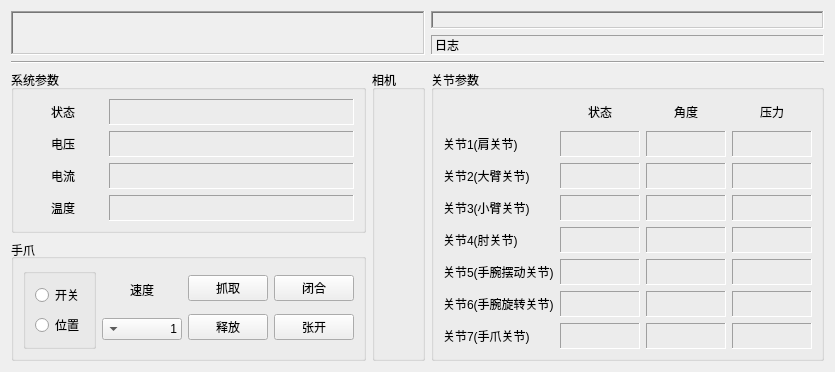
      <widget class="QWidget" name="tab_3">
       <attribute name="icon">
        <iconset resource="res.qrc">
         <normaloff>:/images/ivision 智能视觉.png</normaloff>:/images/ivision 智能视觉.png</iconset>
       </attribute>
       <attribute name="title">
        <string>视觉控制</string>
       </attribute>
       <layout class="QGridLayout" name="gridLayout_3">
        <item row="2" column="0" colspan="3">
         <widget class="Line" name="line_2">
          <property name="frameShadow">
           <enum>QFrame::Sunken</enum>
          </property>
          <property name="lineWidth">
           <number>1</number>
          </property>
          <property name="orientation">
           <enum>Qt::Horizontal</enum>
          </property>
         </widget>
        </item>
        <item row="3" column="1" rowspan="2">
         <widget class="QGroupBox" name="groupBox_11">
          <property name="title">
           <string>相机</string>
          </property>
         </widget>
        </item>
        <item row="0" column="2">
         <widget class="QLabel" name="label_rightCameraGraph">
          <property name="autoFillBackground">
           <bool>true</bool>
          </property>
          <property name="frameShape">
           <enum>QFrame::WinPanel</enum>
          </property>
          <property name="frameShadow">
           <enum>QFrame::Sunken</enum>
          </property>
          <property name="text">
           <string/>
          </property>
         </widget>
        </item>
        <item row="4" column="0">
         <widget class="QGroupBox" name="groupBox_10">
          <property name="sizePolicy">
           <sizepolicy hsizetype="Fixed" vsizetype="Fixed">
            <horstretch>0</horstretch>
            <verstretch>0</verstretch>
           </sizepolicy>
          </property>
          <property name="acceptDrops">
           <bool>true</bool>
          </property>
          <property name="title">
           <string>手爪</string>
          </property>
          <property name="alignment">
           <set>Qt::AlignLeading|Qt::AlignLeft|Qt::AlignVCenter</set>
          </property>
          <property name="flat">
           <bool>false</bool>
          </property>
          <property name="checkable">
           <bool>false</bool>
          </property>
          <layout class="QGridLayout" name="gridLayout_7">
           <property name="sizeConstraint">
            <enum>QLayout::SetDefaultConstraint</enum>
           </property>
           <item row="0" column="0">
            <layout class="QHBoxLayout" name="horizontalLayout_25">
             <item>
              <widget class="QGroupBox" name="groupBox">
               <property name="flat">
                <bool>false</bool>
               </property>
               <layout class="QVBoxLayout" name="verticalLayout_13">
                <item>
                 <widget class="QRadioButton" name="radioButton_gripperOpenLoopMode">
                  <property name="layoutDirection">
                   <enum>Qt::LeftToRight</enum>
                  </property>
                  <property name="autoFillBackground">
                   <bool>false</bool>
                  </property>
                  <property name="text">
                   <string>开关</string>
                  </property>
                 </widget>
                </item>
                <item>
                 <widget class="QRadioButton" name="radioButton_gripperClosedLoopMode">
                  <property name="text">
                   <string>位置</string>
                  </property>
                 </widget>
                </item>
               </layout>
              </widget>
             </item>
             <item>
              <layout class="QVBoxLayout" name="verticalLayout_14">
               <item>
                <widget class="QPushButton" name="pushButton_gripperSpeedLevel">
                 <property name="text">
                  <string>速度</string>
                 </property>
                 <property name="icon">
                  <iconset resource="res.qrc">
                   <normaloff>:/images/速度_speed8.png</normaloff>:/images/速度_speed8.png</iconset>
                 </property>
                 <property name="flat">
                  <bool>true</bool>
                 </property>
                </widget>
               </item>
               <item>
                <widget class="QComboBox" name="comboBox_gripperSpeedLevel">
                 <property name="sizePolicy">
                  <sizepolicy hsizetype="Preferred" vsizetype="Fixed">
                   <horstretch>0</horstretch>
                   <verstretch>0</verstretch>
                  </sizepolicy>
                 </property>
                 <property name="maximumSize">
                  <size>
                   <width>16777215</width>
                   <height>16777215</height>
                  </size>
                 </property>
                 <property name="cursor">
                  <cursorShape>ArrowCursor</cursorShape>
                 </property>
                 <property name="focusPolicy">
                  <enum>Qt::WheelFocus</enum>
                 </property>
                 <property name="layoutDirection">
                  <enum>Qt::RightToLeft</enum>
                 </property>
                 <property name="autoFillBackground">
                  <bool>false</bool>
                 </property>
                 <property name="editable">
                  <bool>false</bool>
                 </property>
                 <property name="iconSize">
                  <size>
                   <width>16</width>
                   <height>16</height>
                  </size>
                 </property>
                 <property name="duplicatesEnabled">
                  <bool>false</bool>
                 </property>
                 <item>
                  <property name="text">
                   <string>1</string>
                  </property>
                 </item>
                 <item>
                  <property name="text">
                   <string>2</string>
                  </property>
                 </item>
                 <item>
                  <property name="text">
                   <string>3</string>
                  </property>
                 </item>
                 <item>
                  <property name="text">
                   <string>4</string>
                  </property>
                 </item>
                 <item>
                  <property name="text">
                   <string>5</string>
                  </property>
                 </item>
                </widget>
               </item>
              </layout>
             </item>
             <item>
              <layout class="QVBoxLayout" name="verticalLayout_15">
               <item>
                <widget class="QPushButton" name="pushButton_catch">
                 <property name="text">
                  <string>抓取</string>
                 </property>
                </widget>
               </item>
               <item>
                <widget class="QPushButton" name="pushButton_release">
                 <property name="text">
                  <string>释放</string>
                 </property>
                </widget>
               </item>
              </layout>
             </item>
             <item>
              <layout class="QVBoxLayout" name="verticalLayout_16">
               <item>
                <widget class="QPushButton" name="pushButton_close">
                 <property name="text">
                  <string>闭合</string>
                 </property>
                </widget>
               </item>
               <item>
                <widget class="QPushButton" name="pushButton_open">
                 <property name="text">
                  <string>张开</string>
                 </property>
                </widget>
               </item>
              </layout>
             </item>
            </layout>
           </item>
          </layout>
         </widget>
        </item>
        <item row="3" column="0">
         <widget class="QGroupBox" name="gridGroupBox_SysStatus">
          <property name="sizePolicy">
           <sizepolicy hsizetype="Preferred" vsizetype="Maximum">
            <horstretch>0</horstretch>
            <verstretch>0</verstretch>
           </sizepolicy>
          </property>
          <property name="font">
           <font>
            <weight>50</weight>
            <bold>false</bold>
            <strikeout>false</strikeout>
            <kerning>false</kerning>
           </font>
          </property>
          <property name="title">
           <string>系统参数</string>
          </property>
          <layout class="QFormLayout" name="formLayout">
           <item row="0" column="0">
            <widget class="QPushButton" name="pushButton_systemStatus">
             <property name="text">
              <string>状态</string>
             </property>
             <property name="icon">
              <iconset resource="res.qrc">
               <normaloff>:/images/状态.png</normaloff>:/images/状态.png</iconset>
             </property>
             <property name="iconSize">
              <size>
               <width>16</width>
               <height>16</height>
              </size>
             </property>
             <property name="flat">
              <bool>true</bool>
             </property>
            </widget>
           </item>
           <item row="0" column="1">
            <widget class="QLabel" name="sysStatus">
             <property name="frameShape">
              <enum>QFrame::Panel</enum>
             </property>
             <property name="frameShadow">
              <enum>QFrame::Sunken</enum>
             </property>
             <property name="midLineWidth">
              <number>0</number>
             </property>
             <property name="text">
              <string/>
             </property>
            </widget>
           </item>
           <item row="1" column="0">
            <widget class="QPushButton" name="pushButton_systemVoltage">
             <property name="text">
              <string>电压</string>
             </property>
             <property name="icon">
              <iconset resource="res.qrc">
               <normaloff>:/images/电压.png</normaloff>:/images/电压.png</iconset>
             </property>
             <property name="iconSize">
              <size>
               <width>16</width>
               <height>16</height>
              </size>
             </property>
             <property name="flat">
              <bool>true</bool>
             </property>
            </widget>
           </item>
           <item row="1" column="1">
            <widget class="QLabel" name="sysVoltage">
             <property name="frameShape">
              <enum>QFrame::Panel</enum>
             </property>
             <property name="frameShadow">
              <enum>QFrame::Sunken</enum>
             </property>
             <property name="text">
              <string/>
             </property>
            </widget>
           </item>
           <item row="2" column="0">
            <widget class="QPushButton" name="pushButton_systemCurrent">
             <property name="text">
              <string>电流</string>
             </property>
             <property name="icon">
              <iconset resource="res.qrc">
               <normaloff>:/images/电流.png</normaloff>:/images/电流.png</iconset>
             </property>
             <property name="iconSize">
              <size>
               <width>16</width>
               <height>16</height>
              </size>
             </property>
             <property name="flat">
              <bool>true</bool>
             </property>
            </widget>
           </item>
           <item row="2" column="1">
            <widget class="QLabel" name="sysECurrent">
             <property name="frameShape">
              <enum>QFrame::Panel</enum>
             </property>
             <property name="frameShadow">
              <enum>QFrame::Sunken</enum>
             </property>
             <property name="text">
              <string/>
             </property>
            </widget>
           </item>
           <item row="3" column="0">
            <widget class="QPushButton" name="pushButton_systemTemperature">
             <property name="text">
              <string>温度</string>
             </property>
             <property name="icon">
              <iconset resource="res.qrc">
               <normaloff>:/images/温度.png</normaloff>:/images/温度.png</iconset>
             </property>
             <property name="iconSize">
              <size>
               <width>16</width>
               <height>16</height>
              </size>
             </property>
             <property name="flat">
              <bool>true</bool>
             </property>
            </widget>
           </item>
           <item row="3" column="1">
            <widget class="QLabel" name="sysTemperature">
             <property name="frameShape">
              <enum>QFrame::Panel</enum>
             </property>
             <property name="frameShadow">
              <enum>QFrame::Sunken</enum>
             </property>
             <property name="text">
              <string/>
             </property>
            </widget>
           </item>
          </layout>
         </widget>
        </item>
        <item row="3" column="2" rowspan="2">
         <widget class="QGroupBox" name="gridGroupBox_Joint_Status">
          <property name="sizePolicy">
           <sizepolicy hsizetype="Preferred" vsizetype="Preferred">
            <horstretch>0</horstretch>
            <verstretch>0</verstretch>
           </sizepolicy>
          </property>
          <property name="title">
           <string>关节参数</string>
          </property>
          <layout class="QGridLayout" name="gridLayout_11">
           <item row="1" column="3">
            <widget class="QLabel" name="label_joint_1_status_pressure_value">
             <property name="font">
              <font>
               <italic>false</italic>
               <underline>false</underline>
               <strikeout>false</strikeout>
              </font>
             </property>
             <property name="frameShape">
              <enum>QFrame::Panel</enum>
             </property>
             <property name="frameShadow">
              <enum>QFrame::Sunken</enum>
             </property>
             <property name="text">
              <string/>
             </property>
             <property name="alignment">
              <set>Qt::AlignCenter</set>
             </property>
            </widget>
           </item>
           <item row="7" column="2">
            <widget class="QLabel" name="label_joint_7_status_angle_value">
             <property name="frameShape">
              <enum>QFrame::Panel</enum>
             </property>
             <property name="frameShadow">
              <enum>QFrame::Sunken</enum>
             </property>
             <property name="text">
              <string/>
             </property>
             <property name="alignment">
              <set>Qt::AlignCenter</set>
             </property>
            </widget>
           </item>
           <item row="0" column="2">
            <widget class="QPushButton" name="pushButton_jointsAngle">
             <property name="text">
              <string>角度</string>
             </property>
             <property name="icon">
              <iconset resource="res.qrc">
               <normaloff>:/images/关节角度.png</normaloff>:/images/关节角度.png</iconset>
             </property>
             <property name="flat">
              <bool>true</bool>
             </property>
            </widget>
           </item>
           <item row="2" column="0">
            <widget class="QLabel" name="label_joint_2_status">
             <property name="text">
              <string>关节2(大臂关节)</string>
             </property>
            </widget>
           </item>
           <item row="7" column="3">
            <widget class="QLabel" name="label_joint_7_status_pressure_value">
             <property name="frameShape">
              <enum>QFrame::Panel</enum>
             </property>
             <property name="frameShadow">
              <enum>QFrame::Sunken</enum>
             </property>
             <property name="text">
              <string/>
             </property>
             <property name="alignment">
              <set>Qt::AlignCenter</set>
             </property>
            </widget>
           </item>
           <item row="1" column="1">
            <widget class="QLabel" name="label_joint_1_status_value">
             <property name="frameShape">
              <enum>QFrame::Panel</enum>
             </property>
             <property name="frameShadow">
              <enum>QFrame::Sunken</enum>
             </property>
             <property name="text">
              <string/>
             </property>
             <property name="alignment">
              <set>Qt::AlignCenter</set>
             </property>
            </widget>
           </item>
           <item row="3" column="3">
            <widget class="QLabel" name="label_joint_3_status_pressure_value">
             <property name="frameShape">
              <enum>QFrame::Panel</enum>
             </property>
             <property name="frameShadow">
              <enum>QFrame::Sunken</enum>
             </property>
             <property name="text">
              <string/>
             </property>
             <property name="alignment">
              <set>Qt::AlignCenter</set>
             </property>
            </widget>
           </item>
           <item row="2" column="3">
            <widget class="QLabel" name="label_joint_2_status_pressure_value">
             <property name="frameShape">
              <enum>QFrame::Panel</enum>
             </property>
             <property name="frameShadow">
              <enum>QFrame::Sunken</enum>
             </property>
             <property name="text">
              <string/>
             </property>
             <property name="alignment">
              <set>Qt::AlignCenter</set>
             </property>
            </widget>
           </item>
           <item row="7" column="0">
            <widget class="QLabel" name="label_joint_7_status">
             <property name="text">
              <string>关节7(手爪关节)</string>
             </property>
            </widget>
           </item>
           <item row="4" column="2">
            <widget class="QLabel" name="label_joint_4_status_angle_value">
             <property name="frameShape">
              <enum>QFrame::Panel</enum>
             </property>
             <property name="frameShadow">
              <enum>QFrame::Sunken</enum>
             </property>
             <property name="text">
              <string/>
             </property>
             <property name="alignment">
              <set>Qt::AlignCenter</set>
             </property>
            </widget>
           </item>
           <item row="3" column="1">
            <widget class="QLabel" name="label_joint_3_status_value">
             <property name="frameShape">
              <enum>QFrame::Panel</enum>
             </property>
             <property name="frameShadow">
              <enum>QFrame::Sunken</enum>
             </property>
             <property name="text">
              <string/>
             </property>
             <property name="alignment">
              <set>Qt::AlignCenter</set>
             </property>
            </widget>
           </item>
           <item row="4" column="0">
            <widget class="QLabel" name="label_joint_4_status">
             <property name="text">
              <string>关节4(肘关节)</string>
             </property>
            </widget>
           </item>
           <item row="4" column="1">
            <widget class="QLabel" name="label_joint_4_status_value">
             <property name="frameShape">
              <enum>QFrame::Panel</enum>
             </property>
             <property name="frameShadow">
              <enum>QFrame::Sunken</enum>
             </property>
             <property name="text">
              <string/>
             </property>
             <property name="alignment">
              <set>Qt::AlignCenter</set>
             </property>
            </widget>
           </item>
           <item row="7" column="1">
            <widget class="QLabel" name="label_joint_7_status_value">
             <property name="frameShape">
              <enum>QFrame::Panel</enum>
             </property>
             <property name="frameShadow">
              <enum>QFrame::Sunken</enum>
             </property>
             <property name="text">
              <string/>
             </property>
             <property name="alignment">
              <set>Qt::AlignCenter</set>
             </property>
            </widget>
           </item>
           <item row="3" column="2">
            <widget class="QLabel" name="label_joint_3_status_angle_value">
             <property name="frameShape">
              <enum>QFrame::Panel</enum>
             </property>
             <property name="frameShadow">
              <enum>QFrame::Sunken</enum>
             </property>
             <property name="text">
              <string/>
             </property>
             <property name="alignment">
              <set>Qt::AlignCenter</set>
             </property>
            </widget>
           </item>
           <item row="0" column="3">
            <widget class="QPushButton" name="pushButton_jointsPressure">
             <property name="text">
              <string>压力</string>
             </property>
             <property name="icon">
              <iconset resource="res.qrc">
               <normaloff>:/images/关节压力.png</normaloff>:/images/关节压力.png</iconset>
             </property>
             <property name="flat">
              <bool>true</bool>
             </property>
            </widget>
           </item>
           <item row="4" column="3">
            <widget class="QLabel" name="label_joint_4_status_pressure_value">
             <property name="frameShape">
              <enum>QFrame::Panel</enum>
             </property>
             <property name="frameShadow">
              <enum>QFrame::Sunken</enum>
             </property>
             <property name="text">
              <string/>
             </property>
             <property name="alignment">
              <set>Qt::AlignCenter</set>
             </property>
            </widget>
           </item>
           <item row="6" column="2">
            <widget class="QLabel" name="label_joint_6_status_angle_value">
             <property name="frameShape">
              <enum>QFrame::Panel</enum>
             </property>
             <property name="frameShadow">
              <enum>QFrame::Sunken</enum>
             </property>
             <property name="text">
              <string/>
             </property>
             <property name="alignment">
              <set>Qt::AlignCenter</set>
             </property>
            </widget>
           </item>
           <item row="3" column="0">
            <widget class="QLabel" name="label_joint_3_status">
             <property name="text">
              <string>关节3(小臂关节)</string>
             </property>
            </widget>
           </item>
           <item row="6" column="1">
            <widget class="QLabel" name="label_joint_6_status_value">
             <property name="frameShape">
              <enum>QFrame::Panel</enum>
             </property>
             <property name="frameShadow">
              <enum>QFrame::Sunken</enum>
             </property>
             <property name="text">
              <string/>
             </property>
             <property name="alignment">
              <set>Qt::AlignCenter</set>
             </property>
            </widget>
           </item>
           <item row="6" column="0">
            <widget class="QLabel" name="label_joint_6_status">
             <property name="text">
              <string>关节6(手腕旋转关节)</string>
             </property>
            </widget>
           </item>
           <item row="1" column="2">
            <widget class="QLabel" name="label_joint_1_status_angle_value">
             <property name="frameShape">
              <enum>QFrame::Panel</enum>
             </property>
             <property name="frameShadow">
              <enum>QFrame::Sunken</enum>
             </property>
             <property name="text">
              <string/>
             </property>
             <property name="alignment">
              <set>Qt::AlignCenter</set>
             </property>
            </widget>
           </item>
           <item row="2" column="1">
            <widget class="QLabel" name="label_joint_2_status_value">
             <property name="frameShape">
              <enum>QFrame::Panel</enum>
             </property>
             <property name="frameShadow">
              <enum>QFrame::Sunken</enum>
             </property>
             <property name="text">
              <string/>
             </property>
             <property name="alignment">
              <set>Qt::AlignCenter</set>
             </property>
            </widget>
           </item>
           <item row="5" column="2">
            <widget class="QLabel" name="label_joint_5_status_angle_value">
             <property name="frameShape">
              <enum>QFrame::Panel</enum>
             </property>
             <property name="frameShadow">
              <enum>QFrame::Sunken</enum>
             </property>
             <property name="text">
              <string/>
             </property>
             <property name="alignment">
              <set>Qt::AlignCenter</set>
             </property>
            </widget>
           </item>
           <item row="5" column="3">
            <widget class="QLabel" name="label_joint_5_status_pressure_value">
             <property name="frameShape">
              <enum>QFrame::Panel</enum>
             </property>
             <property name="frameShadow">
              <enum>QFrame::Sunken</enum>
             </property>
             <property name="text">
              <string/>
             </property>
             <property name="alignment">
              <set>Qt::AlignCenter</set>
             </property>
            </widget>
           </item>
           <item row="6" column="3">
            <widget class="QLabel" name="label_joint_6_status_pressure_value">
             <property name="frameShape">
              <enum>QFrame::Panel</enum>
             </property>
             <property name="frameShadow">
              <enum>QFrame::Sunken</enum>
             </property>
             <property name="text">
              <string/>
             </property>
             <property name="alignment">
              <set>Qt::AlignCenter</set>
             </property>
            </widget>
           </item>
           <item row="2" column="2">
            <widget class="QLabel" name="label_joint_2_status_angle_value">
             <property name="frameShape">
              <enum>QFrame::Panel</enum>
             </property>
             <property name="frameShadow">
              <enum>QFrame::Sunken</enum>
             </property>
             <property name="text">
              <string/>
             </property>
             <property name="alignment">
              <set>Qt::AlignCenter</set>
             </property>
            </widget>
           </item>
           <item row="1" column="0">
            <widget class="QLabel" name="label_joint_1_status">
             <property name="text">
              <string>关节1(肩关节)</string>
             </property>
            </widget>
           </item>
           <item row="5" column="0">
            <widget class="QLabel" name="label_joint_5_status">
             <property name="text">
              <string>关节5(手腕摆动关节)</string>
             </property>
            </widget>
           </item>
           <item row="0" column="1">
            <widget class="QPushButton" name="pushButton_jointsStatus">
             <property name="text">
              <string>状态</string>
             </property>
             <property name="icon">
              <iconset resource="res.qrc">
               <normaloff>:/images/关节状态.png</normaloff>:/images/关节状态.png</iconset>
             </property>
             <property name="flat">
              <bool>true</bool>
             </property>
            </widget>
           </item>
           <item row="5" column="1">
            <widget class="QLabel" name="label_joint_5_status_value">
             <property name="frameShape">
              <enum>QFrame::Panel</enum>
             </property>
             <property name="frameShadow">
              <enum>QFrame::Sunken</enum>
             </property>
             <property name="text">
              <string/>
             </property>
             <property name="alignment">
              <set>Qt::AlignCenter</set>
             </property>
            </widget>
           </item>
          </layout>
         </widget>
        </item>
        <item row="1" column="2">
         <widget class="QLabel" name="label_logging">
          <property name="autoFillBackground">
           <bool>true</bool>
          </property>
          <property name="frameShape">
           <enum>QFrame::Panel</enum>
          </property>
          <property name="frameShadow">
           <enum>QFrame::Sunken</enum>
          </property>
          <property name="text">
           <string>日志</string>
          </property>
         </widget>
        </item>
        <item row="0" column="0" rowspan="2" colspan="2">
         <widget class="QLabel" name="label_leftCameraGraph">
          <property name="autoFillBackground">
           <bool>true</bool>
          </property>
          <property name="frameShape">
           <enum>QFrame::WinPanel</enum>
          </property>
          <property name="frameShadow">
           <enum>QFrame::Sunken</enum>
          </property>
          <property name="text">
           <string/>
          </property>
         </widget>
        </item>
       </layout>
      </widget>
